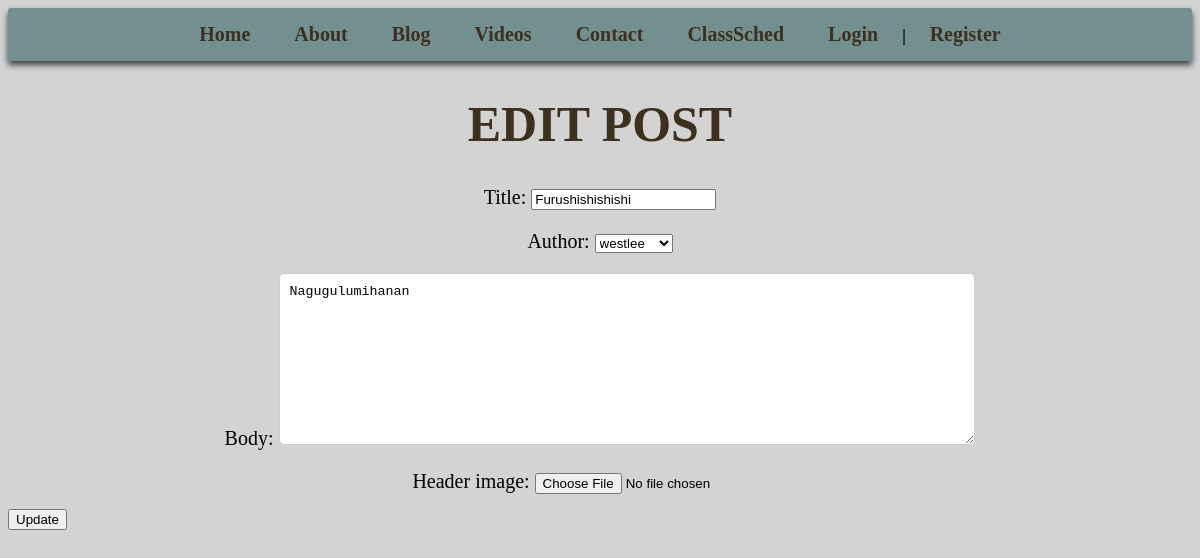
/blog/4/edit, run on the app's committed database.
### app/models.py (models this page shows, shortened)
class Post(models.Model):
    title = models.CharField(max_length=100)
    author = models.ForeignKey("auth.user", on_delete=models.CASCADE)
    body = models.TextField()
    header_image = models.ImageField(null=True, blank=True, upload_to="images/")

### app/views.py (the view)
# urls.py: path('blog/<int:pk>/edit', BlogUpdateView.as_view(), name='blog_update'),
class BlogUpdateView(LoginRequiredMixin, UpdateView):
    model = Post
    fields = ['title', 'author', 'body']
    template_name = 'app/blog_update.html'

### app/templates/app/blog_update.html (shortened to what this page needs)
{%  extends 'app/base.html' %}
{% load static %}
{% block content%}
    <h1>EDIT POST</h1>
    <form action="{% url 'blog_update' object.pk %}" method="post" enctype="multipart/form-data">
        {{form.as_p}}
        <input type="submit" value="Update">
    </form>
{% endblock content %}

### static/css/base.css (style rules this page uses)
body { background-color: lightgrey; }
h1 { color: rgb(61, 48, 30); font-weight: bold; font-size: 50px; text-align: center; }
form p { margin-bottom: 15px; }
.form-group-contact input[type="text"], input[type="email"], textarea { width: 57%; padding: 10px; border: 1px solid #ccc; border-radius: 5px; }

### app/templates/app/base.html (style rules this page uses)
p { text-align: center; font-size: 20px; }

### data on the page
Post: title "Furushishishishi", author "westlee", body "Nagugulumihanan"
